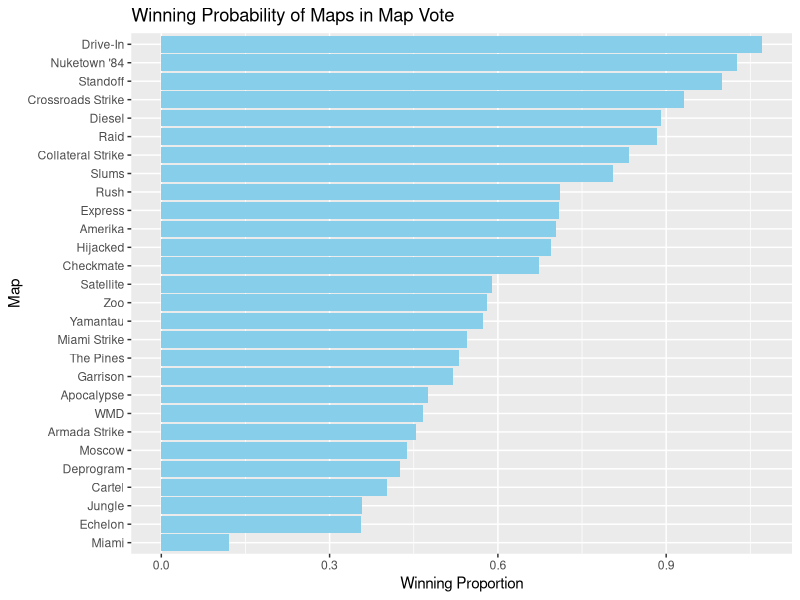

The R source for this figure: (Note: this script raises an error after producing the figure.)
## ---- chunk 1
knitr::opts_chunk$set(echo = TRUE)
## ---- chunk 2
rm(list = ls())
#Add libraries as needed
library(tidyverse)
library(readr)
library(stringr)
library(caret) # For data splitting and model evaluation


player1 <- read_csv("CODGames_p1_380.csv", show_col_types = FALSE)
player2 <- read_csv("CODGames_p2_380.csv", show_col_types = FALSE)
maps <- read_csv("CODMaps.csv", show_col_types = FALSE)
modes <- read_csv("CODGameModes.csv", show_col_types = FALSE)
## ---- chunk 3
#Combining player1 and player2 data
# Step 1: Add a unique key for each dataset
new_p1 <- player1 |>
  mutate(PlayerID = "Player1")

new_p2 <- player2 |>
  mutate(PlayerID = "Player2")

# Step 2: Perform a full join based on shared columns (excluding PlayerID)
combined_data <- merge(new_p1, new_p2, all = TRUE, by = intersect(names(new_p1), names(new_p2)))
## ---- chunk 4
#Combining combined data with maps data

#Corrections in Choice column in Combined data
combined_data <- combined_data |>
  mutate(Choice = str_replace_all(Choice, "Deisel", "Diesel"),
         Choice = str_replace_all(Choice, "Apocolypse", "Apocalypse"),
         Choice = str_replace_all(Choice, "APocalypse", "Apocalypse"),
         Choice = str_replace_all(Choice, "^Collateral$", "Collateral Strike"),
         Choice = str_replace_all(Choice, "Collaterel Strike", "Collateral Strike"),
         Choice = str_replace_all(Choice, "Riad", "Raid"),
         Choice = str_replace_all(Choice, "Drive-in", "Drive-In"),
         Choice = str_replace_all(Choice, "Nuketown '84 Halloween", "Nuketown '84"))

# Step 1: Rename the Date column in maps_data to MapDate
maps <- 
  maps |>
  rename(MapDate = Date)

# Step 2: Perform a left join to add map details
maps_combined_data <- combined_data |>
  left_join(maps, by = c("Choice" = "Name"))
## ---- chunk 5

# Step 1: Count occurrences as candidates
map_count <- 
  maps_combined_data |>
  pivot_longer(cols = c(Map1, Map2), names_to = "Chosen", values_to = "Map") |>
  filter(!is.na(Map) & Map != "") |> 
  group_by(Map) |>
  summarize(MapCount = n())

# Step 3: Count occurrences as winners
map_won <- 
  maps_combined_data |>
  group_by(Choice) |>
  summarize(WinCount = n()) |>
  rename(Map = Choice)

# Step 4: Merge candidate and win counts
map_statistics <- 
  map_count |>
  left_join(map_won, by = "Map") |>
  filter(!is.na(WinCount)) |>  # Remove rows with NA WinCount
  mutate(WinProportion = WinCount / MapCount) |>
  arrange(desc(WinProportion))

# Step 5: Visualization of results
ggplot(map_statistics, aes(x = reorder(Map, WinProportion), y = WinProportion)) +
  geom_bar(stat = "identity", fill = "skyblue") +
  coord_flip() +
  labs(
    title = "Winning Probability of Maps in Map Vote",
    x = "Map",
    y = "Winning Proportion"
  )

# Display map statistics
head(map_stats)
## ---- chunk 6
# Define a reusable correction function
correction_values <- c(
  "Deisel" = "Diesel",
  "Apocolypse" = "Apocalypse",
  "APocalypse" = "Apocalypse",
  "Collateral" = "Collateral Strike",
  "Collaterel Strike" = "Collateral Strike",
  "Riad" = "Raid",
  "Drive-in" = "Drive-In",
  "Nuketown '84 Halloween" = "Nuketown '84"
)

apply_corrections <- function(dataset, column) {
  dataset %>%
    mutate({{ column }} := recode({{ column }}, !!!correction_values))
}

# Apply corrections to datasets
data_player1 <- apply_corrections(player1, Choice)
data_player2 <- apply_corrections(player2, Choice)
## ---- chunk 7
# Combine player1 and player2 data
data_p1 <- data_player1 %>% mutate(PlayerLabel = "Player1")
data_p2 <- data_player2 %>% mutate(PlayerLabel = "Player2")

merged_data <- full_join(data_p1, data_p2, by = intersect(names(data_p1), names(data_p2)))

# Merge merged_data with map details
combined_maps_data <- merged_data %>%
  left_join(maps, by = c("Choice" = "Name"))
## ---- chunk 8
# Count occurrences as candidates
map_candidates <- combined_maps_data %>%
  pivot_longer(cols = c(Map1, Map2), names_to = "Chosen", values_to = "Map") %>%
  filter(!is.na(Map) & Map != "") %>%
  group_by(Map) %>%
  summarize(MapCount = n())

# Count occurrences as winners
map_wins <- combined_maps_data %>%
  group_by(Choice) %>%
  summarize(WinCount = n()) %>%
  rename(Map = Choice)

# Merge candidate and win counts
map_stats <- map_candidates %>%
  left_join(map_wins, by = "Map") %>%
  filter(!is.na(WinCount)) %>%
  mutate(WinProportion = WinCount / MapCount) %>%
  arrange(desc(WinProportion))

# Visualization of results
ggplot(map_stats, aes(x = reorder(Map, WinProportion), y = WinProportion)) +
  geom_bar(stat = "identity", fill = "skyblue") +
  coord_flip() +
  labs(
    title = "Winning Probability of Maps in Map Vote",
    x = "Map",
    y = "Winning Proportion"
  )

# Display sorted map statistics
print(map_stats)
## ---- chunk 9
# Replace "None" with NA in TimeLimit and clean GameType
modes <- modes %>% mutate(TimeLimit = na_if(TimeLimit, "None"))

maps_combined_data <- maps_combined_data %>%
  mutate(GameType = recode(GameType,
                           "HC - TDM" = "TDM",
                           "HC - Hardpoint" = "Hardpoint",
                           "HC - Kill Confirmed" = "Kill Confirmed",
                           "HC - Domination" = "Domination"))

final_data <- maps_combined_data %>%
  left_join(modes, by = c("GameType" = "Mode"))
## ---- chunk 10
# Filter out rows with missing or non-finite values
cleaned_data <- final_data %>%
  filter(!is.na(Score) & !is.na(TotalXP) & is.finite(Score) & is.finite(TotalXP))
## ---- chunk 11
summary_stats <- cleaned_data %>%
  group_by(GameType) %>%
  summarize(
    mean_Score = mean(Score, na.rm = TRUE),
    sd_Score = sd(Score, na.rm = TRUE),
    mean_TotalXP = mean(TotalXP, na.rm = TRUE),
    sd_TotalXP = sd(TotalXP, na.rm = TRUE),
    n = n()
  )

print(summary_stats)
## ---- chunk 12
ggplot(cleaned_data, aes(x = Score, y = TotalXP, color = GameType)) +
  geom_point(alpha = 0.5) +  # Scatter points
  geom_smooth(method = "loess", se = FALSE) +  # Add a LOESS curve
  facet_wrap(~ GameType) +  # Separate by GameType
  labs(title = "Checking Linearity Between Score and TotalXP",
       x = "Score",
       y = "TotalXP")
## ---- chunk 13
# Linear Regression Model
model <- lm(TotalXP ~ Score * GameType, data = cleaned_data)
summary(model)
## ---- chunk 14
# Residual diagnostics
par(mfrow = c(2, 2))
plot(model)
